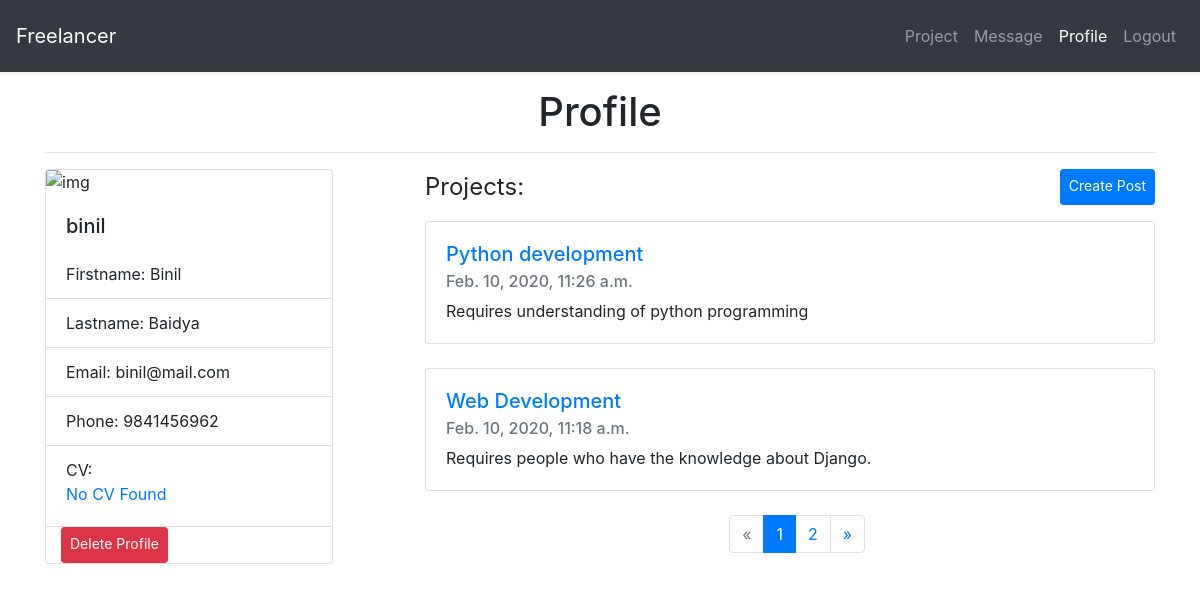
Page /view-profile/2/ (signed in) on the committed database.
### user/models.py (models this page shows)
class AppUser(models.Model):
    user = models.OneToOneField(User, on_delete=models.CASCADE)
    phone = models.IntegerField()
    cv = models.FileField(upload_to='cv', null=True, blank=True)
    funds = models.IntegerField(blank=True,null=True,default=0)

### project/models.py (models this page shows, shortened)
class Project(models.Model):
    project_id = models.AutoField(primary_key=True)
    project_title = models.CharField(max_length=100)
    project_description = models.TextField()
    availability_status = models.BooleanField(default=True)
    project_type = models.CharField(max_length=30)
    project_time = models.DateTimeField(auto_now_add=True)
    user = models.ForeignKey(User, on_delete=models.CASCADE)

### project/decorators.py (the view)
    def wrapper_func(request, *args, **kwargs):
        if request.user.is_authenticated:# if the user is authenticated user is redirected to project details
            return view_func(request, *args, **kwargs)
        else:
            return redirect('user:login')

### project/paginations.py (called while the page is built)
def pagination(request, data, num=10):
    paginator = Paginator(data, num)
    page = request.GET.get('page')
    try:
        items = paginator.page(page)
    except PageNotAnInteger:
        items = paginator.page(1)
    except EmptyPage:
        items = paginator.page(paginator.num_pages)
    index = items.number - 1
    max_index = len(paginator.page_range)
    start_index = 0
    end_index = max_index
    page_range = paginator.page_range[start_index:end_index]
    return items, page_range

### user/views.py (called while the page is built)
@authenticated_user
def view_profile(request, pk):
    detail = User.objects.get(pk=pk)
    if detail.is_superuser:
        other = None
    else:
        other = AppUser.objects.get(user_id=pk)
    object_list = Project.objects.filter(user_id=pk).order_by('-project_time')#latest projects are shown according to the latest time
    pages = pagination(request, object_list, 2)
    context = {
        "detail":detail,
        "other":other,
        'items': pages[0],
        'page_range': pages[1],
        "nbar":"profile"
    }
    return render(request,'user/view_profile.html',context)

### user/templates/user/view_profile.html (shortened to what this page needs)
{% extends 'base.html' %}
{% block content %}
<h1 class="text-center">Profile</h1>
<hr>
<div class="row mb-5">
    <div class="col-md-4">
        <div class="card" style="width: 18rem;">
            <img src="https://www.windstream.com/getmedia/b2e4e38a-7cb6-4ca9-9544-54dfeaca6304/icon_user-circle.png.aspx?width=1520&height=980&ext=.png"
                class="card-img-top" alt="img">
            <div class="card-body" style="margin-bottom: -20px;">
                <h5 class="card-title">{{ detail }}</h5>
            </div>
            <ul class="list-group list-group-flush">
                <li class="list-group-item">Firstname: {{ detail.first_name }}</li>
                <li class="list-group-item">Lastname: {{ detail.last_name }}</li>
                <li class="list-group-item">Email: {{ detail.email }}</li>
                <li class="list-group-item">Phone: {{ other.phone }}</li>
                {% if other.cv == "" %}
                <li class="list-group-item">CV: <a href="#"><legend style="font-size: medium;">No CV Found</legend></a></li>
                {% else %}
                <li class="list-group-item">CV:<a href="{{other.cv.url}}" download class="btn btn-primary btn-sm ml-3">Download CV</a></li>
                {% endif %}
            </ul>
            {% if request.user.id == detail.id or request.user.is_superuser %}
                <div class="container">
                    <form method="POST" enctype="multipart/form-data" action="{% url 'user:delete_profile' detail.pk %}">
                        <button class="btn btn-danger btn-sm float-left" type="submit"> Delete Profile </button>
                    </form>
                </div>
            {% endif %}
        </div>
    </div>
    <div class="col-md-8">
        <a href="{% url 'project:create' %}" class="btn btn-primary btn-sm float-right mb-3">Create Post</a>
        <legend>Projects:</legend>
        <div class="clearfix"></div>
        {% for p in items %}
        <div class="card">
            <div class="card-body">
                <a href="{% url 'project:details' p.project_id %}">
                    <h5 class="card-title">{{p.project_title}}</h5>
                </a>
                <h6 class="card-subtitle mb-2 text-muted">{{p.project_time}}</h6>
                <p class="card-text">{{p.project_description}}</p>
            </div>
        </div>
        <br>
        {% endfor %}
        {% include 'project/pagination.html' %}
    </div>
</div>
{% endblock %}

### static/css/main.css (style rules this page uses)
html, body { margin:0; padding:0; height:100%; }
body { padding-bottom:60px; }
.btn { padding-bottom: 8px; padding-top: 5px; }

### rows in the picture
AppUser: phone "9841456962"
Project: project_title "Python development", project_time "Feb. 10, 2020, 11:26 a.m.", project_description "Requires understanding of python programming"
Project: project_title "Web Development", project_time "Feb. 10, 2020, 11:18 a.m.", project_description "Requires people who have the knowledge about Django."

### other values in the picture
{{ detail }} "binil"
{{ detail.first_name }} "Binil"
{{ detail.last_name }} "Baidya"
{{ detail.email }} "binil@mail.com"
{{ i }} "1"
{{ i }} "2"
